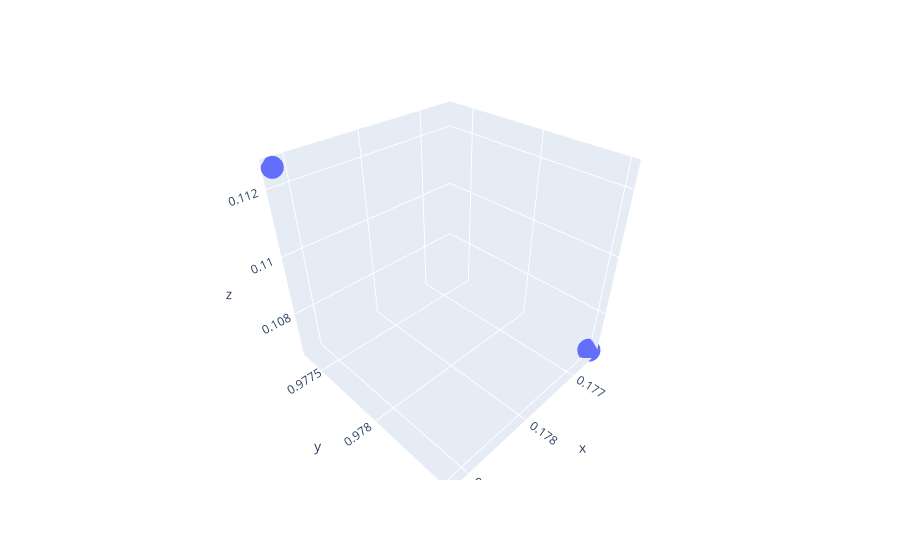

The notebook cell this image was saved under:
### Code cell
import plotly.express as px

# Visualize gradient direction with 3D scatter plots
fig = px.scatter_3d(bvecs, x='x', y='y', z='z')
fig.show()

### Figure 1 — Plotly figure (JSON) as saved in the notebook; plotly's stock layout.template omitted (floating-point values rounded to 4 significant figures; data arrays with more than 128 entries replaced by an {"elided": "..."} marker saying what was removed)
{"data": [{"hovertemplate": "x=%{x}<br>y=%{y}<br>z=%{z}<extra></extra>", "legendgroup": "", "marker": {"color": "#636efa", "symbol": "circle"}, "mode": "markers", "name": "", "scene": "scene", "showlegend": false, "type": "scatter3d", "x": {"elided": "602 float values"}, "y": {"elided": "602 float values"}, "z": {"elided": "602 float values"}}], "layout": {"legend": {"tracegroupgap": 0}, "margin": {"t": 60}, "scene": {"domain": {"x": [0, 1], "y": [0, 1]}, "xaxis": {"title": {"text": "x"}}, "yaxis": {"title": {"text": "y"}}, "zaxis": {"title": {"text": "z"}}}}}
